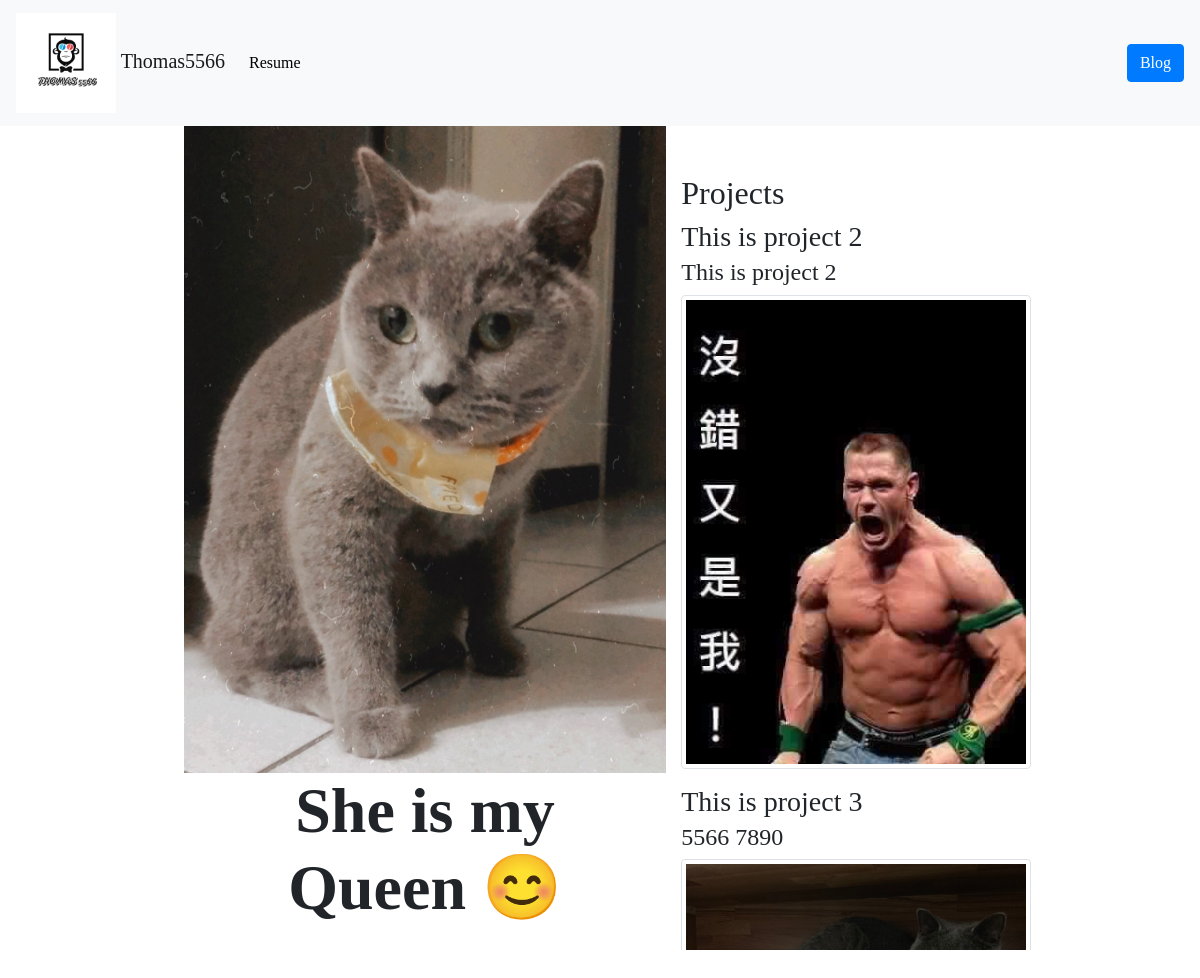
The page / on the database its author committed.
### porfolio/models.py (models this page shows, shortened)
class Project(models.Model):
    title = models.CharField(max_length=100)
    description = models.CharField(max_length=250)
    image = models.ImageField(upload_to="porfolio/images/")
    url = models.URLField(blank=True)

### porfolio/views.py (the view)
# urls.py: 2. Add a URL to urlpatterns:  path('', views.home, name='home')
def home(request):
    projects = Project.objects.all()
    return render(request, "porfolio/home.html", {"projects": projects})

### porfolio/templates/porfolio/home.html (shortened to what this page needs)
{% extends 'porfolio/base.html' %}
{% load static %}
{% block content %}
<div>
    <div class="row justify-content-center mb-3">
        <div class="col-5">
            <img src="{% static 'porfolio/IMG_1.jpg' %}" class="img-fluid">
            <div class="row justify-content-center mb-3">
                <div class="col-md-9 text-center">
                    <h1 id="hometext" class="font-weight-bold">She is my Queen 😊</h1>
                </div>
            </div>
        </div>
        <div class="overflow-auto">
            <div class="list-group" style="width: 350px; height: 200px">
                <h2 class="mt-5">Projects</h2>
                {% for project in projects %}
                {% if project.url %}
                <ul class="list-unstyled">
                    <div class="media-body">
                        <h3 class="mt-0 mb-1">{{ project.title }}</h5>
                        <h4>{{ project.description }}</h4>
                    </div>
                    <li class="media">
                        <a href="{{ project.url }}">
                            <img src="{{ project.image.url }}" class="img-thumbnail" alt="...">
                        </a>
                        {% else %}
                        <img src="{{ project.image.url }}" class="img-thumbnail" alt="...">
                        {% endif %}
                    </li>
                </ul>
                {% endfor %}
            </div>
        </div>
    </div>
</div>
{% endblock content %}

### porfolio/templates/porfolio/base.html (shortened to what this page needs)
{% load static %}
<!doctype html>
<html lang="en">
  <head>
    <link rel="stylesheet" href="https://stackpath.bootstrapcdn.com/bootstrap/4.5.2/css/bootstrap.min.css">
  <body class="body">
    <nav class="navbar navbar-expand-lg navbar-light bg-light">
    <a class="navbar-brand" href="{% url 'home' %}">
        <img src="{% static "porfolio/logo.png" %}" width="100" height="100" alt="Thomas Logo">
        <span>Thomas5566</span>
    </a>
    <div class="collapse navbar-collapse" id="navbarSupportedContent">
        <ul class="navbar-nav mr-auto">
        <li class="nav-item active">
            <a class="nav-link" href="{% static "porfolio/resume.pdf" %}" target="_blank">Resume <span class="sr-only">(current)</span></a>
        </li>
        </ul>
        <form class="form-inline my-2 my-lg-0">
            <a class="btn btn-primary" href="{% url 'blog:all_blogs' %}">Blog</a>
        </form>
    </div>
    </nav>
    {% block content %}
    {% endblock content %}
  </body>
</html>

### porfolio/static/porfolio/custom.css (style rules this page uses)
.navbar-nav .nav-link { color: rgba(0,0,0,1) !important; }
body { font-family: 'Dancing Script', cursive; }
@media (min-width: 992px) { #hometext { font-size: 4rem; } }

### rows shown on the page
Project: title "This is project 2", description "This is project 2", image (picture)
Project: title "This is project 3", description "5566 7890", image (picture)
